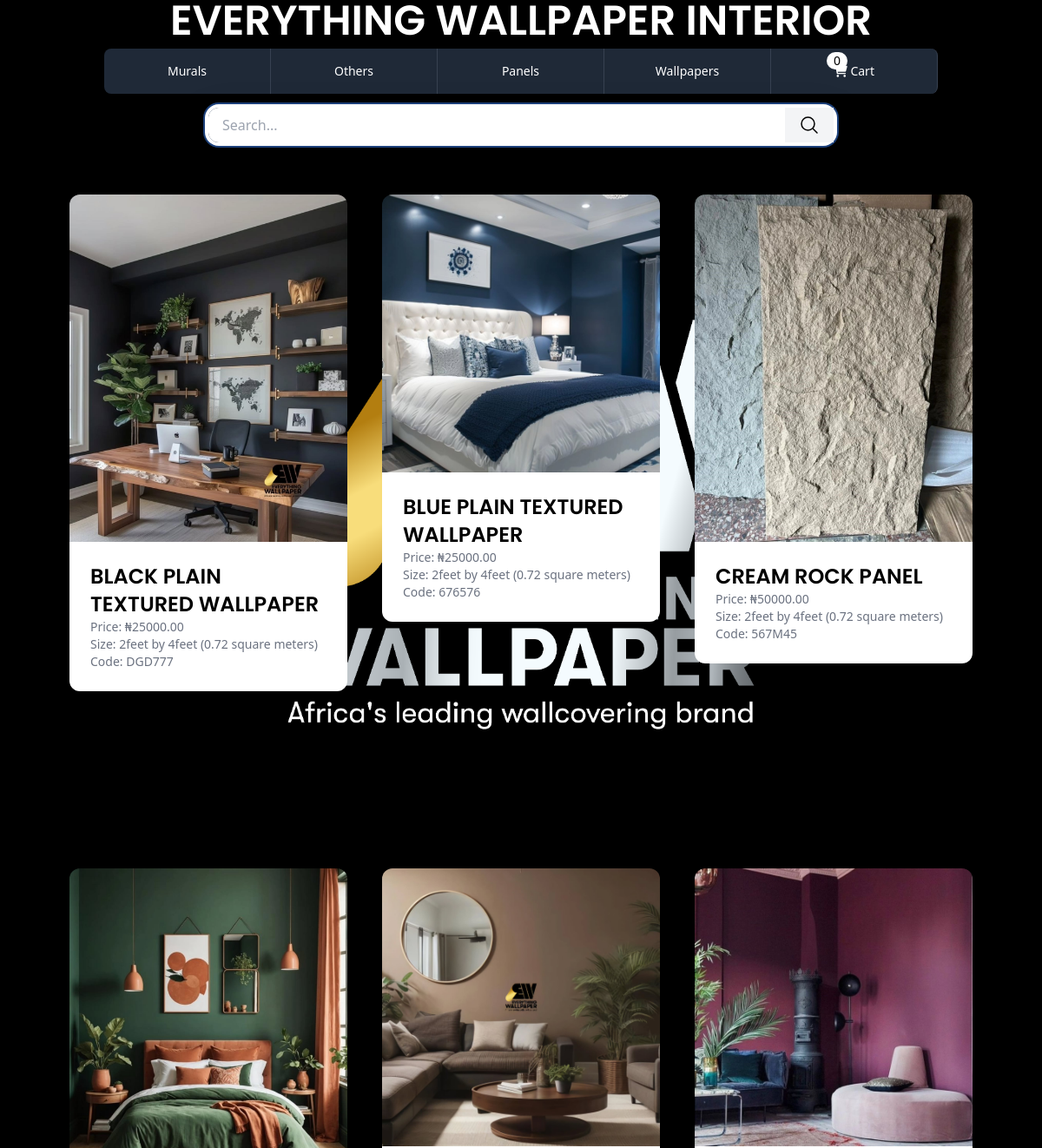
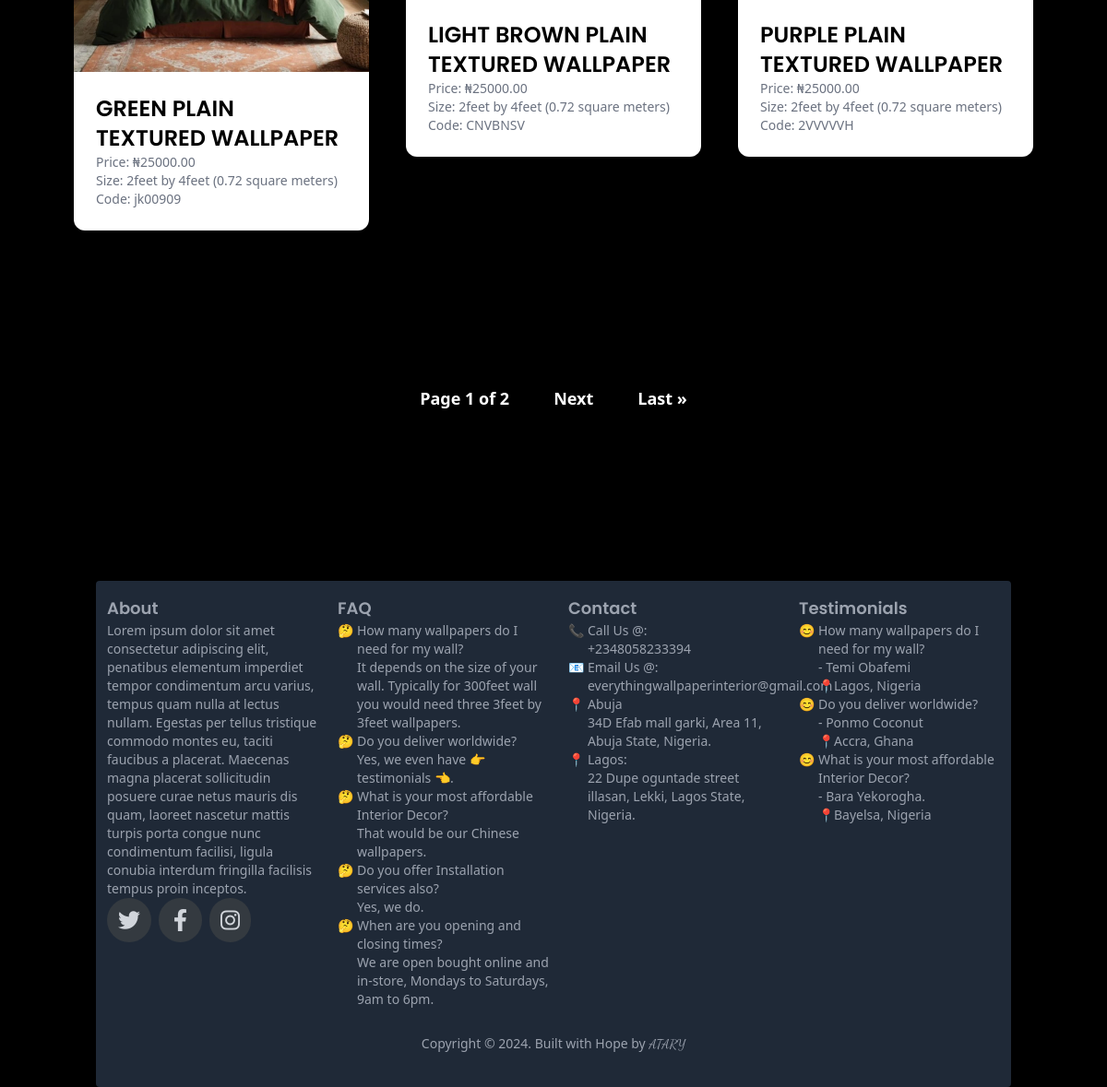
The page / on the database its author committed (2 pictures, top to bottom).
### product/models.py (models this page shows, shortened)
class Category(models.Model):
    name = models.CharField(max_length=255)
    slug = models.SlugField(max_length=255)
    class Meta:
        ordering = ('name', )
        verbose_name_plural = "categories"

class ProductItem(models.Model):
    out_of_stock = models.BooleanField(default=False)
    category = models.ForeignKey(Category, related_name='products', on_delete=models.CASCADE)
    slug = models.SlugField(max_length=255)
    quantity_in_stock = models.IntegerField(default=0)
    name = models.CharField(max_length=500, null=False, blank=False)
    price = models.DecimalField(max_digits=100, decimal_places=2)
    size = models.CharField(max_length=500)
    product_code = models.CharField(max_length=100, unique=True)

class ProductImage(models.Model):
    product = models.ForeignKey(ProductItem, related_name='images', on_delete=models.CASCADE)
    image = models.ImageField(upload_to=get_image_upload_path)

### core/views.py (the view)
# urls.py: path('', views.index, name='index'),
def index(request):
    categories = cache.get('categories')
    if not categories:
        categories = list(Category.objects.values('id', 'name', 'slug'))
        cache.set('categories', categories, timeout=3600)
    products  = ProductItem.objects.all()
    cart = Cart(request)
    active_category = request.GET.get('category', '')
    if active_category:
        products = products.filter(category__slug=active_category)
    query = request.GET.get('query', '')
    if query:
        products = products.filter(name__icontains=query)
    paginator = Paginator(products.order_by('name') , 6)  # Show 10 products per page
    page_number = request.GET.get('page')
    products = paginator.get_page(page_number)
    context = {
        'categories': categories,
        'products': products,
        'active_category': active_category,
        'items_in_cart': len(cart)
    }
    return render(request, 'core/index.html', context)

### cart/cart.py (called while the page is built)
    def __len__(self):
        return sum(item['quantity'] for item in self.cart.values())

### cart/context_processors.py (called while the page is built)
def cart(request):
    return {'cart': Cart(request)}

### core/templates/core/index.html (shortened to what this page needs)
{% extends 'core/base.html' %}
{% load static %}
{% block content %}
{% if products %}
    <div class="grid grid-cols-1 lg:grid-cols-3 gap-4 md:gap-10 px-10 lg:px-20 w-full  pt-10 mb-[0rem] ">
            {% for product in products %}
            <a href="{% url 'product_item' product.id %}">
                <div class="w-4/5 md:w-4/5 lg:w-full mx-auto  pt-10 lg:pt-5 mb-[9rem]">
                    <div>
                        {% with first_image=product.images.all|first %}
                            <img src="{{ first_image.image.url }}"  class="rounded-t-xl w-full">
                        {% endwith %}
                    </div>
                    <div class="p-6 bg-white w-full rounded-b-xl">
                        <h2 class="text-2xl danfo-bus poppins-semibold uppercase">{{ product.name }}</h2>
                        <p class="text-gray-500 text-sm">Price: ₦{{ product.price }}</p>
                        <p class="text-gray-500 text-sm">Size: {{ product.size }}</p>
                        <p class="text-gray-500 text-sm">Code: {{ product.product_code }}</p>
                    </div>
                </div>
            </a>
            {% endfor %}
    </div>
    <div class="text-white flex space-x-4 font-semibold justify-center text-sm md:text-lg md:mb-[-10rem] py-4">
        <p class="bg-black rounded-full py-2 px-4">Page {{ products.number }} of {{ products.paginator.num_pages }}</p>
        {% if products.has_next %}
            <a href="?page={{ products.next_page_number }}" class="bg-black py-2 px-4 rounded-full hover:text-gray-100 hover:bg-gray-700">Next</a>
            <a href="?page={{ products.paginator.num_pages }}" class="bg-black py-2 px-4 rounded-full hover:text-gray-100 hover:bg-gray-700">Last &raquo;</a>
        {% endif %}
    </div>
{% endif %}
{% endblock %}

### core/templates/core/base.html (shortened to what this page needs)
{% load static %}
<!DOCTYPE html>
<html lang="en">
<head>
    <link rel="stylesheet" href="https://cdnjs.cloudflare.com/ajax/libs/font-awesome/6.0.0-beta3/css/all.min.css">
    <script src="{% static 'js/tailwind.js' %}"></script>
</head>
<body class="bg-black">
    <a href="{% url 'index' %}">
        <h1 class="poppins-semibold text-white text-center uppercase text-lg md:text-5xl hidden md:block z-10 pb-2">
        </h1>
    </a>
    <nav class="block  z-10">
    <ul class=" hidden w-4/5 mx-auto text-sm font-medium text-center text-gray-500 rounded-lg z-10 shadow hidden md:block md:flex  dark:divide-gray-700 dark:text-white">
        {% for category in categories %}
        <li class="w-full focus-within:z-10">
            <a href="{% url 'index' %}?category={{ category.slug }}" class="inline-block w-full p-4   border-r  border-gray-700  hover:bg-gray-700 {% if forloop.counter > 1 %}rounded-s-0{% else %}rounded-s-lg{% endif %} focus:ring-2 focus:ring-white active focus:outline-none {% if category.slug == active_category %} border-2 border-white {% endif %} bg-gray-800 text-white" aria-current="page">{{ category.name }}</a>
        </li>
        {% endfor %}
        <li class="w-full focus-within:z-10">
            <a href="{% url 'cart' %}" id="menu-cart-button" class="inline-block w-full p-4   border-r  border-gray-700 border-s-0  hover:bg-gray-700  focus:ring-2 focus:ring-white active focus:outline-none bg-gray-800 text-white rounded-e-lg">
                {% include 'cart/menu_cart.html' %}
            </a>
        </li>
    </ul>
        <div class="{% if request.resolver_match.url_name == 'index' %}md:block hidden{% else %}hidden{% endif %} flex justify-center w-full mt-4">
            <form method="get" action="." class="flex justify-center">
                <div class="flex w-3/5 rounded-xl ring-2 ring-offset-4 drop-shadow-2xl">
                    <input type="text" placeholder="Search..." name="query" class="rounded-l-xl border-0 w-full outline-none px-4 py-2 focus:border-0 active:border-0 ">
                    <button class="px-4 py-2 bg-gray-100 border-0">
                        <svg xmlns="http://www.w3.org/2000/svg" fill="none" viewBox="0 0 24 24" stroke-width="1.5" stroke="currentColor" class="size-6">
                            <path stroke-linecap="round" stroke-linejoin="round" d="m21 21-5.197-5.197m0 0A7.5 7.5 0 1 0 5.196 5.196a7.5 7.5 0 0 0 10.607 10.607Z" />
                        </svg>
                    </button>
                </div>
            </form>
        </div>
    </nav>
    {% block content %}
    {% endblock %}
    <footer class="mt-8 sm:mt-[20rem] md:mt-[10rem] lg:mt-[20rem] w-full text-gray-400 flex lg:flex-col ">
        <div class="w-full lg:w-[62rem]  bg-gray-800 lg:mx-auto mr-5 ml-5 py-4 rounded lg:grid lg:grid-cols-4 lg:gap-2 mx-auto">
            <div class="ml-3 focus:text-white hover:text-white mb-2 lg:mb-0">
                <h2 class="poppins-semibold text-lg">About</h2>
                <p class="text-sm">Lorem ipsum dolor sit amet consectetur adipiscing elit, penatibus elementum imperdiet tempor condimentum arcu varius, tempus quam nulla at lectus nullam. Egestas per tellus tristique commodo montes eu, taciti faucibus a placerat. Maecenas magna placerat sollicitudin posuere curae netus mauris dis quam, laoreet nascetur mattis turpis porta congue nunc condimentum facilisi, ligula conubia interdum fringilla facilisis tempus proin inceptos.</p>
                <div class="text-2xl flex flex-row space-x-2">
                    <span>
                      <i class="fa-brands cursor-pointer hover:bg-mustard fa-twitter py-3 px-3 rounded-full text-gray-300 bg-[#343a40]"></i>
                    </span>
                    <span>
                      <i class="fa-brands  cursor-pointer hover:bg-mustard  fa-facebook-f py-3 px-4 rounded-full text-gray-300  bg-[#343a40]"></i>
                    </span>
                    <span>
                      <i class="fa-brands  cursor-pointer  hover:bg-mustard fa-instagram py-3 px-3 rounded-full text-gray-300  bg-[#343a40]"></i>
                    </span>
                </div>
            </div>
            <div class="ml-3 focus:text-white hover:text-white  mb-2 lg:mb-0 ">
                <h2 class="poppins-semibold text-lg">FAQ</h2>
                <ul class="text-sm">
                    <li class="flex gap-1">
                        <span>&#129300;</span>
                        <p>
                        How many wallpapers do I need for my wall?</br>
                        It depends on the size of your wall. Typically for 300feet wall you would need three 3feet by 3feet wallpapers.</p>
                    </li>
                    <li class="flex gap-1">
                        <span>&#129300;</span>
                        <p>Do you deliver worldwide?</br>
                         Yes, we even have &#128073; testimonials &#128072;.</p>
                    </li>
                    <li class="flex gap-1">
                        <span>&#129300;</span>
                        <p>What is your most affordable Interior Decor?</br>
                        That would be our Chinese wallpapers.</p>
                    </li>
                    <li class="flex gap-1">
                        <span>&#129300;</span>
                        <p>Do you offer Installation services also?</br>
                        Yes, we do.</p>
                    </li>
                    <li class="flex gap-1">
                        <span>&#129300;</span>
                        <p>When are you opening and closing times?</br>
                        We are open bought online and in-store, Mondays to Saturdays, 9am to 6pm.</p>
                    </li>
                </ul>
            </div>
            <div class="ml-3 focus:text-white hover:text-white  mb-2 lg:mb-0 ">
                <h2 class="poppins-semibold text-lg">Contact</h2>
                <ul class="text-sm">
                    <li class="flex gap-1">
                        <span>&#128222;</span>
                        <a href="tel:+2348058233394" class="hover:underline hover:underline-offset-2">
                        Call Us @:</br>
                        +2348058233394</a>
                    </li>
                    <li class="flex gap-1">
                        <span>&#128231;</span>
                        <a href="mailto:everythingwallpaperinterior@gmail.com"  class="hover:underline hover:underline-offset-2">
                        Email Us @:</br>
                        everythingwallpaperinterior@gmail.com</a>
                    </li>
                    <li class="flex gap-1">
                        <span>&#128205;</span>
                        <p>
                        Abuja</br>
                        34D Efab mall garki, Area 11, Abuja State, Nigeria.</p>
                    </li>
                    <li class="flex gap-1">
                        <span>&#128205;</span>
                        <p>Lagos:</br>
                            22 Dupe oguntade street illasan, Lekki, Lagos State, Nigeria.</p>
                    </li>
                </ul>
            </div>
            <div class="ml-3 focus:text-white hover:text-white  mb-2 lg:mb-0">
                <h3 class="poppins-semibold text-lg">Testimonials</h3>
                <ul class="text-sm">
                    <li class="flex gap-1">
                        <span>&#128522;</span>
                        <p>
                        How many wallpapers do I need for my wall?</br>
                        - Temi Obafemi</br>
                        &#128205;Lagos, Nigeria
                    </p>
                    </li>
                    <li class="flex gap-1">
                        <span>&#128522;</span>
                        <p>Do you deliver worldwide?</br>
                         - Ponmo Coconut</br>
                         &#128205;Accra, Ghana
                        </p>
                    </li>
                    <li class="flex gap-1">
                        <span>&#128522;</span>
                        <p>What is your most affordable Interior Decor?</br>
                        - Bara Yekorogha.</br>
                        &#128205;Bayelsa, Nigeria</p>
                    </li>
                </ul>
            </div>
            <div class="text-sm m-3 sm:m-5 col-span-4 hover:text-white">
                <h3 class=text-center>Copyright &#169; 2024. Built with Hope by <a class="dancing-script uppercase hover:underline hover:underline-offset-2 " href="https://www.instagram.com/atari.can/">Atary</a></h3>
            </div>
        </div>
    </footer>
</body>
</html>

### cart/templates/cart/menu_cart.html
<span class="relative">
    <i class="fa-solid fa-cart-shopping"></i>
    <span class="absolute -top-3 -left-2 bg-white text-black rounded-full px-2 text-sm">{{ items_in_cart }}</span>
</span>
Cart

### core/templates/core/base.html (style rules this page uses)
:root { --tw-shadow-color: black; }
.dancing-script { font-family: "Dancing Script", cursive; font-optical-sizing: auto; font-weight: 400; font-style: normal; }
.danfo-bus { font-family: "Danfo", serif; font-optical-sizing: auto; font-weight: 400; font-style: normal; font-variation-settings: "ELSH" 0; }
.poppins-semibold { font-family: "Poppins", sans-serif; font-weight: 600; font-style: normal; }
.active { display: block; }

### rows shown on the page
Category: name "Murals"
Category: name "Others"
Category: name "Panels"
Category: name "Wallpapers"
ProductItem: images.image (picture), name "BLACK PLAIN TEXTURED WALLPAPER", price "25000.00", size "2feet by 4feet (0.72 square meters)", product_code "DGD777"
ProductItem: images.image (picture), name "BLUE PLAIN TEXTURED WALLPAPER", price "25000.00", size "2feet by 4feet (0.72 square meters)", product_code "676576"
ProductItem: images.image (picture), name "CREAM ROCK PANEL", price "50000.00", size "2feet by 4feet (0.72 square meters)", product_code "567M45"
ProductItem: images.image (picture), name "GREEN PLAIN TEXTURED WALLPAPER", price "25000.00", size "2feet by 4feet (0.72 square meters)", product_code "jk00909"
ProductItem: images.image (picture), name "LIGHT BROWN PLAIN TEXTURED WALLPAPER", price "25000.00", size "2feet by 4feet (0.72 square meters)", product_code "CNVBNSV"
ProductItem: images.image (picture), name "PURPLE PLAIN TEXTURED WALLPAPER", price "25000.00", size "2feet by 4feet (0.72 square meters)", product_code "2VVVVVH"

### other values the page prints
{{ items_in_cart }} "0"
{{ products.number }} "1"
{{ products.paginator.num_pages }} "2"
